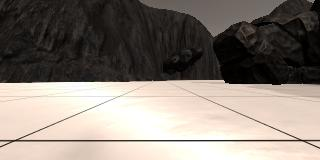
#> input picture calibration_images/example_grid1.jpg, 320 x 160 px, found by its file name
$ jupyter execute --allow-errors NoteBook.ipynb   (shell and % lines are left out)   (older library calls are emulated)
#> lines starting #> are read from the running program, lines starting #| are printed output that depends on the picture; after the words box and inside, x2 and y2 are one past the last pixel; in counts of white or black regions, pixels touching at a corner belong together
[cell 1]
#%matplotlib qt # Choose %matplotlib qt to plot to an interactive window

import cv2  # OpenCV for perspective transform
import numpy as np
import matplotlib.image as mpimg
import matplotlib.pyplot as plt
import scipy.misc  # For saving images as needed
import glob  # For reading in a list of images from a folder

# Quick Look at the Data

[cell 2]
path = '../test_dataset/IMG/*'
img_list = glob.glob(path)

# Grab a random image and display it
#> (the rest of this cell did not finish here and is left out)

# Calibration Data
Read in and display example grid and rock sample calibration images. The grid is used for perspective transform.

[cell 3]
# In the simulator the grid on the ground can be toggled on for calibration.
example_grid = '../calibration_images/example_grid1.jpg'
grid_img = mpimg.imread(example_grid)
#> grid_img is the input picture: shape (160, 320, 3); mean R, G, B 135.1, 126.3, 118.3
plt.imshow(grid_img)

[cell 4]
# The rock samples can be toggled on with the 0 (zero) key.
example_rock = '../calibration_images/example_rock1.jpg'
example_rock2 = '../calibration_images/example_rock2.jpg'
example_grid = '../calibration_images/example_grid1.jpg'
rock_img = mpimg.imread(example_rock)
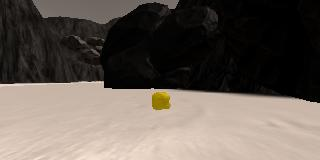
#> input picture calibration_images/example_rock1.jpg, 320 x 160 px, found by its file name
#> rock_img is the input picture: shape (160, 320, 3); mean R, G, B 102.3, 93, 85.2
rock_img2 = mpimg.imread(example_rock2)
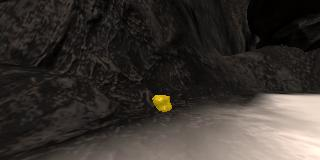
#> input picture calibration_images/example_rock2.jpg, 320 x 160 px, found by its file name
#> rock_img2 is the input picture: shape (160, 320, 3); mean R, G, B 57.6, 52, 47.3
grid_img = mpimg.imread(example_grid)
fig = plt.figure(figsize=(19,7))
plt.subplot(131)
plt.imshow(rock_img)
plt.subplot(132)
plt.imshow(rock_img2)
plt.subplot(133)
plt.imshow(grid_img)
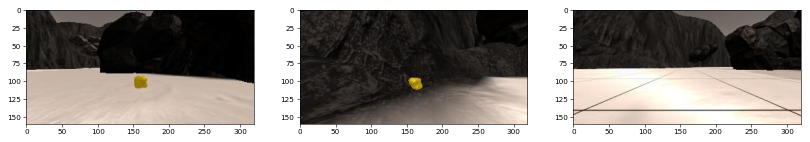
#> figure drawn by matplotlib, 3 panels

# Perspective Transform
Define the perspective transform function and test it on an image.

[cell 5]
# [5 lines left out: function perspect_transform, not called in this run]

#> (a cell that did not finish here is left out)

#> (a cell that did not finish here is left out)

# Color Thresholding
Define the color thresholding function for navigable terrain and apply it to the warped image.

[cell 8]
# [13 lines left out: function color_thresh, not called in this run]

#> (a cell that did not finish here is left out)

[cell 10]
def find_obstacle(img, obs_thresh=(160, 160, 160)):
    color_select = np.zeros_like(img[:,:,0])
    obs = (img[:,:,0] < obs_thresh[0]) | (img[:,:,1] < obs_thresh[1]) | (img[:,:,2] < obs_thresh[2])
    color_select[obs] = 1
    return color_select

def find_rock(img, yellow_thresh=(100, 100, 20)):
#> called with yellow_thresh = (100, 100, 20)
    color_select = np.zeros_like(img[:,:,0])
    rock = (img[:,:,0] > yellow_thresh[0]) & (img[:,:,1] > yellow_thresh[1]) & (img[:,:,2] < yellow_thresh[2])
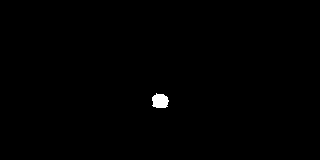
#> rock: shape (160, 320) bool; 0.39% white; 1 white region, box (x1, y1, x2, y2) and area: (152, 93, 169, 108) 200
    color_select[rock] = 1
    return color_select

[cell 11]
rocks = find_rock(rock_img)
plt.imshow(rocks, cmap='gray')

[cell 12]
#obstacles = np.absolute(np.float32(threshed_nav) - 1) * mask
obstacle = find_obstacle(rock_img)
#> in find_obstacle, `obs = (img[:,:,0] < obs_thresh[0]) | (img[:,:,1] < obs_thresh[1]) | (i..`:
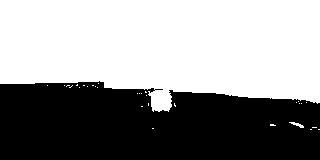
#> obs: shape (160, 320) bool; 57.6% white; 1 black region, box (x1, y1, x2, y2) and area: (0, 81, 320, 160) 21695
#> (the rest of this cell did not finish here and is left out)

plt.imshow(obstacle, cmap='gray')
plt.imshow(obstacles, cmap='gray')

[cell 13]
obstacle = find_obstacle(rock_img)
plt.imshow(obstacle, cmap='gray')

# Coordinate Transformations
Define the functions used to do coordinate transforms and apply them to an image.

[cell 14]
# [47 lines left out: functions rover_coords, to_polar_coords, rotate_pix, translate_pix, pix_to_world, not called in this run]

#> (a cell that did not finish here is left out)

#> (a cell that did not finish here is left out)

[cell 17]
# Do some plotting
fig = plt.figure(figsize=(12,9))

plt.subplot(221)
#> (the rest of this cell did not finish here and is left out)

[cell 18]
fig = plt.figure(figsize=(12,9))
#> (the rest of this cell did not finish here and is left out)

#> (a cell that did not finish here is left out)

rxpix, rypix = rover_coords(rocks)
_, rock_angles = to_polar_coords(rxpix, rypix)
mean_dir = np.mean(rock_angles)

[cell 20]
# Do some plotting
fig = plt.figure(figsize=(12,9))

plt.subplot(221)
plt.imshow(rock_img)

plt.subplot(222)
plt.imshow(find_rock(rock_img), cmap='gray')
